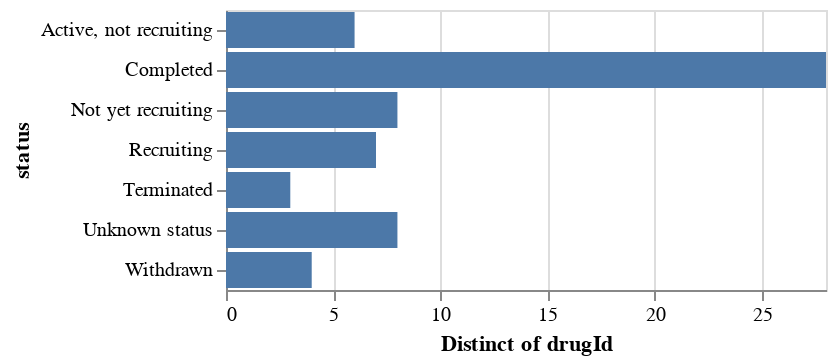

The code cell stored with this chart in its notebook:
### Markdown cell above
## Preview the data

For starters, an easy way to explore complex datasets like this is to explore seemingly obvious ones.

The data contains:
- row-by-row information for disease IgA glomerulonephritis (IgA nephropathy)

## Base Bar Chart

`status` column is relatively understandable, even if you don't come from biomedical background.

Let's start with plotting a count of different `status` counts.

### Code cell
import altair as alt

fig = (
    alt.Chart(df).mark_bar().encode(
        x="distinct(drugId):Q",
        y=alt.X("status:N")
    )
)

fig

### Figure 1 — Vega-Lite specification as saved in the notebook (floating-point values rounded to 4 significant figures)
{"config": {"view": {"continuousWidth": 300, "continuousHeight": 300}}, "data": {"name": "data-d8b010d8a623bfd2a3ba7a368b00fc84"}, "mark": {"type": "bar"}, "encoding": {"x": {"aggregate": "distinct", "field": "drugId", "type": "quantitative"}, "y": {"field": "status", "type": "nominal"}}, "$schema": "https://vega.github.io/schema/vega-lite/v5.15.1.json", "datasets": {"data-d8b010d8a623bfd2a3ba7a368b00fc84": [{"diseaseId": "EFO_0004194", "diseaseName": "IGA glomerulonephritis", "drugId": "CHEMBL429910", "drugName": "DAPAGLIFLOZIN", "type": "Small molecule", "mechanismOfAction": "Sodium/glucose cotransporter 2 inhibitor", "actionType": "Inhibitor", "symbol": "SLC5A2", "name": "solute carrier family 5 member 2", "phase": 4, "status": "Not yet recruiting", "source": "https://clinicaltrials.gov/ct2/show/NCT04662723"}, {"diseaseId": "EFO_0004194", "diseaseName": "IGA glomerulonephritis", "drugId": "CHEMBL1168", "drugName": "RAMIPRIL", "type": "Small molecule", "mechanismOfAction": "Angiotensin-converting enzyme inhibitor", "actionType": "Inhibitor", "symbol": "ACE", "name": "angiotensin I converting enzyme", "phase": 4, "status": "Not yet recruiting", "source": "https://clinicaltrials.gov/ct2/show/NCT04662723"}, {"diseaseId": "EFO_0004194", "diseaseName": "IGA glomerulonephritis", "drugId": "CHEMBL1535", "drugName": "HYDROXYCHLOROQUINE", "type": "Small molecule", "mechanismOfAction": "Toll-like receptor 7 antagonist", "actionType": "Antagonist", "symbol": "TLR7", "name": "toll like receptor 7", "phase": 4, "status": "Completed", "source": "https://clinicaltrials.gov/ct2/show/NCT02351752"}, {"diseaseId": "EFO_0004194", "diseaseName": "IGA glomerulonephritis", "drugId": "CHEMBL1639", "drugName": "ALISKIREN", "type": "Small molecule", "mechanismOfAction": "Renin inhibitor", "actionType": "Inhibitor", "symbol": "REN", "name": "renin", "phase": 4, "status": "Completed", "source": "https://clinicaltrials.gov/ct2/show/NCT00922311"}, {"diseaseId": "EFO_0004194", "diseaseName": "IGA glomerulonephritis", "drugId": "CHEMBL4594217", "drugName": "CANAGLIFLOZIN", "type": "Small molecule", "mechanismOfAction": "Sodium/glucose cotransporter 2 inhibitor", "actionType": "Inhibitor", "symbol": "SLC5A2", "name": "solute carrier family 5 member 2", "phase": 4, "status": "Not yet recruiting", "source": "https://clinicaltrials.gov/ct2/show/NCT04662723"}, {"diseaseId": "EFO_0004194", "diseaseName": "IGA glomerulonephritis", "drugId": "CHEMBL1535", "drugName": "HYDROXYCHLOROQUINE", "type": "Small molecule", "mechanismOfAction": "Toll-like receptor 9 antagonist", "actionType": "Antagonist", "symbol": "TLR9", "name": "toll like receptor 9", "phase": 4, "status": "Completed", "source": "https://clinicaltrials.gov/ct2/show/NCT02351752"}, {"diseaseId": "EFO_0004194", "diseaseName": "IGA glomerulonephritis", "drugId": "CHEMBL578", "drugName": "ENALAPRIL", "type": "Small molecule", "mechanismOfAction": "Angiotensin-converting enzyme inhibitor", "actionType": "Inhibitor", "symbol": "ACE", "name": "angiotensin I converting enzyme", "phase": 4, "status": "Completed", "source": "https://clinicaltrials.gov/ct2/show/NCT00367562"}, {"diseaseId": "EFO_0004194", "diseaseName": "IGA glomerulonephritis", "drugId": "CHEMBL1456", "drugName": "MYCOPHENOLATE MOFETIL", "type": "Small molecule", "mechanismOfAction": "Inosine-5'-monophosphate dehydrogenase (IMPDH) inhibitor", "actionType": "Inhibitor", "symbol": "IMPDH1", "name": "inosine monophosphate dehydrogenase 1", "phase": 4, "status": "Unknown status", "source": "https://clinicaltrials.gov/ct2/show/NCT02981212"}, {"diseaseId": "EFO_0004194", "diseaseName": "IGA glomerulonephritis", "drugId": "CHEMBL1069", "drugName": "VALSARTAN", "type": "Small molecule", "mechanismOfAction": "Type-1 angiotensin II receptor antagonist", "actionType": "Antagonist", "symbol": "AGTR1", "name": "angiotensin II receptor type 1", "phase": 4, "status": "Unknown status", "source": "https://clinicaltrials.gov/ct2/show/NCT02765594"}, {"diseaseId": "EFO_0004194", "diseaseName": "IGA glomerulonephritis", "drugId": "CHEMBL1690", "drugName": "HYDROXYCHLOROQUINE SULFATE", "type": "Small molecule", "mechanismOfAction": "Toll-like receptor 7 antagonist", "actionType": "Antagonist", "symbol": "TLR7", "name": "toll like receptor 7", "phase": 4, "status": "Completed", "source": "https://clinicaltrials.gov/ct2/show/NCT02351752"}, {"diseaseId": "EFO_0004194", "diseaseName": "IGA glomerulonephritis", "drugId": "CHEMBL1535", "drugName": "HYDROXYCHLOROQUINE", "type": "Small molecule", "mechanismOfAction": "Toll-like receptor 9 antagonist", "actionType": "Antagonist", "symbol": "TLR9", "name": "toll like receptor 9", "phase": 4, "status": "Unknown status", "source": "https://clinicaltrials.gov/ct2/show/NCT02765594"}, {"diseaseId": "EFO_0004194", "diseaseName": "IGA glomerulonephritis", "drugId": "CHEMBL608", "drugName": "PROBUCOL", "type": "Small molecule", "mechanismOfAction": "ATP-binding cassette sub-family A member 1 inhibitor", "actionType": "Inhibitor", "symbol": "ABCA1", "name": "ATP binding cassette subfamily A member 1", "phase": 4, "status": "Completed", "source": "https://clinicaltrials.gov/ct2/show/NCT00426348"}, {"diseaseId": "EFO_0004194", "diseaseName": "IGA glomerulonephritis", "drugId": "CHEMBL191", "drugName": "LOSARTAN", "type": "Small molecule", "mechanismOfAction": "Type-1 angiotensin II receptor antagonist", "actionType": "Antagonist", "symbol": "AGTR1", "name": "angiotensin II receptor type 1", "phase": 4, "status": "Unknown status", "source": "https://clinicaltrials.gov/ct2/show/NCT02231125"}, {"diseaseId": "EFO_0004194", "diseaseName": "IGA glomerulonephritis", "drugId": "CHEMBL635", "drugName": "PREDNISONE", "type": "Small molecule", "mechanismOfAction": "Glucocorticoid receptor agonist", "actionType": "Agonist", "symbol": "NR3C1", "name": "nuclear receptor subfamily 3 group C member 1", "phase": 4, "status": "Unknown status", "source": "https://clinicaltrials.gov/ct2/show/NCT01758120"}, {"diseaseId": "EFO_0004194", "diseaseName": "IGA glomerulonephritis", "drugId": "CHEMBL1690", "drugName": "HYDROXYCHLOROQUINE SULFATE", "type": "Small molecule", "mechanismOfAction": "Toll-like receptor 9 antagonist", "actionType": "Antagonist", "symbol": "TLR9", "name": "toll like receptor 9", "phase": 4, "status": "Unknown status", "source": "https://clinicaltrials.gov/ct2/show/NCT02765594"}, {"diseaseId": "EFO_0004194", "diseaseName": "IGA glomerulonephritis", "drugId": "CHEMBL1690", "drugName": "HYDROXYCHLOROQUINE SULFATE", "type": "Small molecule", "mechanismOfAction": "Toll-like receptor 9 antagonist", "actionType": "Antagonist", "symbol": "TLR9", "name": "toll like receptor 9", "phase": 4, "status": "Completed", "source": "https://clinicaltrials.gov/ct2/show/NCT02351752"}, {"diseaseId": "EFO_0004194", "diseaseName": "IGA glomerulonephritis", "drugId": "CHEMBL1201576", "drugName": "RITUXIMAB", "type": "Antibody", "mechanismOfAction": "B-lymphocyte antigen CD20 binding agent", "actionType": "Binding agent", "symbol": "MS4A1", "name": "membrane spanning 4-domains A1", "phase": 4, "status": "Recruiting", "source": "https://clinicaltrials.gov/ct2/show/NCT04525729"}, {"diseaseId": "EFO_0004194", "diseaseName": "IGA glomerulonephritis", "drugId": "CHEMBL1069", "drugName": "VALSARTAN", "type": "Small molecule", "mechanismOfAction": "Type-1 angiotensin II receptor antagonist", "actionType": "Antagonist", "symbol": "AGTR1", "name": "angiotensin II receptor type 1", "phase": 4, "status": "Completed", "source": "https://clinicaltrials.gov/ct2/show/NCT00367562,https://clinicaltrials.gov/ct2/show/NCT00426348"}, {"diseaseId": "EFO_0004194", "diseaseName": "IGA glomerulonephritis", "drugId": "CHEMBL1456", "drugName": "MYCOPHENOLATE MOFETIL", "type": "Small molecule", "mechanismOfAction": "Inosine-5'-monophosphate dehydrogenase (IMPDH) inhibitor", "actionType": "Inhibitor", "symbol": "IMPDH2", "name": "inosine monophosphate dehydrogenase 2", "phase": 4, "status": "Completed", "source": "https://clinicaltrials.gov/ct2/show/NCT00863252"}, {"diseaseId": "EFO_0004194", "diseaseName": "IGA glomerulonephritis", "drugId": "CHEMBL635", "drugName": "PREDNISONE", "type": "Small molecule", "mechanismOfAction": "Glucocorticoid receptor agonist", "actionType": "Agonist", "symbol": "NR3C1", "name": "nuclear receptor subfamily 3 group C member 1", "phase": 4, "status": "Active, not recruiting", "source": "https://clinicaltrials.gov/ct2/show/NCT03218852"}, {"diseaseId": "EFO_0004194", "diseaseName": "IGA glomerulonephritis", "drugId": "CHEMBL1456", "drugName": "MYCOPHENOLATE MOFETIL", "type": "Small molecule", "mechanismOfAction": "Inosine-5'-monophosphate dehydrogenase (IMPDH) inhibitor", "actionType": "Inhibitor", "symbol": "IMPDH2", "name": "inosine monophosphate dehydrogenase 2", "phase": 4, "status": "Unknown status", "source": "https://clinicaltrials.gov/ct2/show/NCT02981212"}, {"diseaseId": "EFO_0004194", "diseaseName": "IGA glomerulonephritis", "drugId": "CHEMBL1201576", "drugName": "RITUXIMAB", "type": "Antibody", "mechanismOfAction": "B-lymphocyte antigen CD20 binding agent", "actionType": "Binding agent", "symbol": "MS4A1", "name": "membrane spanning 4-domains A1", "phase": 4, "status": "Unknown status", "source": "https://clinicaltrials.gov/ct2/show/NCT02571842"}, {"diseaseId": "EFO_0004194", "diseaseName": "IGA glomerulonephritis", "drugId": "CHEMBL1690", "drugName": "HYDROXYCHLOROQUINE SULFATE", "type": "Small molecule", "mechanismOfAction": "Toll-like receptor 7 antagonist", "actionType": "Antagonist", "symbol": "TLR7", "name": "toll like receptor 7", "phase": 4, "status": "Unknown status", "source": "https://clinicaltrials.gov/ct2/show/NCT02765594"}, {"diseaseId": "EFO_0004194", "diseaseName": "IGA glomerulonephritis", "drugId": "CHEMBL1201081", "drugName": "METHYLPREDNISOLONE SODIUM SUCCINATE", "type": "Small molecule", "mechanismOfAction": "Glucocorticoid receptor agonist", "actionType": "Agonist", "symbol": "NR3C1", "name": "nuclear receptor subfamily 3 group C member 1", "phase": 4, "status": "Completed", "source": "https://clinicaltrials.gov/ct2/show/NCT00755859"}, {"diseaseId": "EFO_0004194", "diseaseName": "IGA glomerulonephritis", "drugId": "CHEMBL1237", "drugName": "LISINOPRIL", "type": "Small molecule", "mechanismOfAction": "Angiotensin-converting enzyme inhibitor", "actionType": "Inhibitor", "symbol": "ACE", "name": "angiotensin I converting enzyme", "phase": 4, "status": "Not yet recruiting", "source": "https://clinicaltrials.gov/ct2/show/NCT04662723"}, {"diseaseId": "EFO_0004194", "diseaseName": "IGA glomerulonephritis", "drugId": "CHEMBL1201265", "drugName": "METHYLPREDNISOLONE HEMISUCCINATE", "type": "Small molecule", "mechanismOfAction": "Glucocorticoid receptor agonist", "actionType": "Agonist", "symbol": "NR3C1", "name": "nuclear receptor subfamily 3 group C member 1", "phase": 4, "status": "Completed", "source": "https://clinicaltrials.gov/ct2/show/NCT00755859"}, {"diseaseId": "EFO_0004194", "diseaseName": "IGA glomerulonephritis", "drugId": "CHEMBL1535", "drugName": "HYDROXYCHLOROQUINE", "type": "Small molecule", "mechanismOfAction": "Toll-like receptor 7 antagonist", "actionType": "Antagonist", "symbol": "TLR7", "name": "toll like receptor 7", "phase": 4, "status": "Unknown status", "source": "https://clinicaltrials.gov/ct2/show/NCT02765594"}, {"diseaseId": "EFO_0004194", "diseaseName": "IGA glomerulonephritis", "drugId": "CHEMBL1201576", "drugName": "RITUXIMAB", "type": "Antibody", "mechanismOfAction": "B-lymphocyte antigen CD20 binding agent", "actionType": "Binding agent", "symbol": "MS4A1", "name": "membrane spanning 4-domains A1", "phase": 4, "status": "Completed", "source": "https://clinicaltrials.gov/ct2/show/NCT00498368"}, {"diseaseId": "EFO_0004194", "diseaseName": "IGA glomerulonephritis", "drugId": "CHEMBL1456", "drugName": "MYCOPHENOLATE MOFETIL", "type": "Small molecule", "mechanismOfAction": "Inosine-5'-monophosphate dehydrogenase (IMPDH) inhibitor", "actionType": "Inhibitor", "symbol": "IMPDH1", "name": "inosine monophosphate dehydrogenase 1", "phase": 4, "status": "Completed", "source": "https://clinicaltrials.gov/ct2/show/NCT00863252"}, {"diseaseId": "EFO_0004194", "diseaseName": "IGA glomerulonephritis", "drugId": "CHEMBL2048484", "drugName": "CANAGLIFLOZIN", "type": "Small molecule", "mechanismOfAction": "Sodium/glucose cotransporter 2 inhibitor", "actionType": "Inhibitor", "symbol": "SLC5A2", "name": "solute carrier family 5 member 2", "phase": 4, "status": "Not yet recruiting", "source": "https://clinicaltrials.gov/ct2/show/NCT04662723"}, {"diseaseId": "EFO_0004194", "diseaseName": "IGA glomerulonephritis", "drugId": "CHEMBL191", "drugName": "LOSARTAN", "type": "Small molecule", "mechanismOfAction": "Type-1 angiotensin II receptor antagonist", "actionType": "Antagonist", "symbol": "AGTR1", "name": "angiotensin II receptor type 1", "phase": 4, "status": "Completed", "source": "https://clinicaltrials.gov/ct2/show/NCT01115426"}, {"diseaseId": "EFO_0004194", "diseaseName": "IGA glomerulonephritis", "drugId": "CHEMBL2107830", "drugName": "EMPAGLIFLOZIN", "type": "Small molecule", "mechanismOfAction": "Sodium/glucose cotransporter 2 inhibitor", "actionType": "Inhibitor", "symbol": "SLC5A2", "name": "solute carrier family 5 member 2", "phase": 4, "status": "Not yet recruiting", "source": "https://clinicaltrials.gov/ct2/show/NCT04662723"}, {"diseaseId": "EFO_0004194", "diseaseName": "IGA glomerulonephritis", "drugId": "CHEMBL191", "drugName": "LOSARTAN", "type": "Small molecule", "mechanismOfAction": "Type-1 angiotensin II receptor antagonist", "actionType": "Antagonist", "symbol": "AGTR1", "name": "angiotensin II receptor type 1", "phase": 4, "status": "Not yet recruiting", "source": "https://clinicaltrials.gov/ct2/show/NCT04662723"}, {"diseaseId": "EFO_0004194", "diseaseName": "IGA glomerulonephritis", "drugId": "CHEMBL1168", "drugName": "RAMIPRIL", "type": "Small molecule", "mechanismOfAction": "Angiotensin-converting enzyme inhibitor", "actionType": "Inhibitor", "symbol": "ACE", "name": "angiotensin I converting enzyme", "phase": 4, "status": "Completed", "source": "https://clinicaltrials.gov/ct2/show/NCT01115426"}, {"diseaseId": "EFO_0004194", "diseaseName": "IGA glomerulonephritis", "drugId": "CHEMBL846", "drugName": "CALCITRIOL", "type": "Small molecule", "mechanismOfAction": "Vitamin D receptor agonist", "actionType": "Agonist", "symbol": "VDR", "name": "vitamin D receptor", "phase": 4, "status": "Completed", "source": "https://clinicaltrials.gov/ct2/show/NCT00319761"}, {"diseaseId": "EFO_0004194", "diseaseName": "IGA glomerulonephritis", "drugId": "CHEMBL1542", "drugName": "AZATHIOPRINE", "type": "Small molecule", "mechanismOfAction": "Amidophosphoribosyltransferase inhibitor", "actionType": "Inhibitor", "symbol": "PPAT", "name": "phosphoribosyl pyrophosphate amidotransferase", "phase": 4, "status": "Completed", "source": "https://clinicaltrials.gov/ct2/show/NCT00755859"}, {"diseaseId": "EFO_0004194", "diseaseName": "IGA glomerulonephritis", "drugId": "CHEMBL1639", "drugName": "ALISKIREN", "type": "Small molecule", "mechanismOfAction": "Renin inhibitor", "actionType": "Inhibitor", "symbol": "REN", "name": "renin", "phase": 3, "status": "Completed", "source": "https://clinicaltrials.gov/ct2/show/NCT00870493"}, {"diseaseId": "EFO_0004194", "diseaseName": "IGA glomerulonephritis", "drugId": "CHEMBL1456", "drugName": "MYCOPHENOLATE MOFETIL", "type": "Small molecule", "mechanismOfAction": "Inosine-5'-monophosphate dehydrogenase (IMPDH) inhibitor", "actionType": "Inhibitor", "symbol": "IMPDH2", "name": "inosine monophosphate dehydrogenase 2", "phase": 3, "status": "Terminated", "source": "https://clinicaltrials.gov/ct2/show/NCT00318474"}, {"diseaseId": "EFO_0004194", "diseaseName": "IGA glomerulonephritis", "drugId": "CHEMBL191", "drugName": "LOSARTAN", "type": "Small molecule", "mechanismOfAction": "Type-1 angiotensin II receptor antagonist", "actionType": "Antagonist", "symbol": "AGTR1", "name": "angiotensin II receptor type 1", "phase": 3, "status": "Not yet recruiting", "source": "https://clinicaltrials.gov/ct2/show/NCT03357653"}, {"diseaseId": "EFO_0004194", "diseaseName": "IGA glomerulonephritis", "drugId": "CHEMBL9194", "drugName": "ATRASENTAN", "type": "Small molecule", "mechanismOfAction": "Endothelin receptor ET-A antagonist", "actionType": "Antagonist", "symbol": "EDNRA", "name": "endothelin receptor type A", "phase": 3, "status": "Recruiting", "source": "https://clinicaltrials.gov/ct2/show/NCT04573478"}, {"diseaseId": "EFO_0004194", "diseaseName": "IGA glomerulonephritis", "drugId": "CHEMBL4298195", "drugName": "NARSOPLIMAB", "type": "Antibody", "mechanismOfAction": "Mannan-binding lectin serine protease 2 inhibitor", "actionType": "Inhibitor", "symbol": "MASP2", "name": "MBL associated serine protease 2", "phase": 3, "status": "Recruiting", "source": "https://clinicaltrials.gov/ct2/show/NCT03608033"}, {"diseaseId": "EFO_0004194", "diseaseName": "IGA glomerulonephritis", "drugId": "CHEMBL1456", "drugName": "MYCOPHENOLATE MOFETIL", "type": "Small molecule", "mechanismOfAction": "Inosine-5'-monophosphate dehydrogenase (IMPDH) inhibitor", "actionType": "Inhibitor", "symbol": "IMPDH1", "name": "inosine monophosphate dehydrogenase 1", "phase": 3, "status": "Unknown status", "source": "https://clinicaltrials.gov/ct2/show/NCT02187900"}, {"diseaseId": "EFO_0004194", "diseaseName": "IGA glomerulonephritis", "drugId": "CHEMBL4594448", "drugName": "IPTACOPAN", "type": "Small molecule", "mechanismOfAction": "Complement factor B inhibitor", "actionType": "Inhibitor", "symbol": "CFB", "name": "complement factor B", "phase": 3, "status": "Recruiting", "source": "https://clinicaltrials.gov/ct2/show/NCT04578834,https://clinicaltrials.gov/ct2/show/NCT04557462"}, {"diseaseId": "EFO_0004194", "diseaseName": "IGA glomerulonephritis", "drugId": "CHEMBL131", "drugName": "PREDNISOLONE", "type": "Small molecule", "mechanismOfAction": "Glucocorticoid receptor agonist", "actionType": "Agonist", "symbol": "NR3C1", "name": "nuclear receptor subfamily 3 group C member 1", "phase": 3, "status": "Completed", "source": "https://clinicaltrials.gov/ct2/show/NCT00554502"}, {"diseaseId": "EFO_0004194", "diseaseName": "IGA glomerulonephritis", "drugId": "CHEMBL1201081", "drugName": "METHYLPREDNISOLONE SODIUM SUCCINATE", "type": "Small molecule", "mechanismOfAction": "Glucocorticoid receptor agonist", "actionType": "Agonist", "symbol": "NR3C1", "name": "nuclear receptor subfamily 3 group C member 1", "phase": 3, "status": "Completed", "source": "https://clinicaltrials.gov/ct2/show/NCT00657059"}, {"diseaseId": "EFO_0004194", "diseaseName": "IGA glomerulonephritis", "drugId": "CHEMBL635", "drugName": "PREDNISONE", "type": "Small molecule", "mechanismOfAction": "Glucocorticoid receptor agonist", "actionType": "Agonist", "symbol": "NR3C1", "name": "nuclear receptor subfamily 3 group C member 1", "phase": 3, "status": "Completed", "source": "https://clinicaltrials.gov/ct2/show/NCT00657059,https://clinicaltrials.gov/ct2/show/NCT01392833"}, {"diseaseId": "EFO_0004194", "diseaseName": "IGA glomerulonephritis", "drugId": "CHEMBL1456", "drugName": "MYCOPHENOLATE MOFETIL", "type": "Small molecule", "mechanismOfAction": "Inosine-5'-monophosphate dehydrogenase (IMPDH) inhibitor", "actionType": "Inhibitor", "symbol": "IMPDH2", "name": "inosine monophosphate dehydrogenase 2", "phase": 3, "status": "Completed", "source": "https://clinicaltrials.gov/ct2/show/NCT00657059"}, {"diseaseId": "EFO_0004194", "diseaseName": "IGA glomerulonephritis", "drugId": "CHEMBL131", "drugName": "PREDNISOLONE", "type": "Small molecule", "mechanismOfAction": "Glucocorticoid receptor agonist", "actionType": "Agonist", "symbol": "NR3C1", "name": "nuclear receptor subfamily 3 group C member 1", "phase": 3, "status": "Not yet recruiting", "source": "https://clinicaltrials.gov/ct2/show/NCT05510323"}, {"diseaseId": "EFO_0004194", "diseaseName": "IGA glomerulonephritis", "drugId": "CHEMBL2107877", "drugName": "BLISIBIMOD", "type": "Protein", "mechanismOfAction": "Tumor necrosis factor ligand superfamily member 13B inhibitor", "actionType": "Inhibitor", "symbol": "TNFSF13B", "name": "TNF superfamily member 13b", "phase": 3, "status": "Withdrawn", "source": "https://clinicaltrials.gov/ct2/show/NCT02052219"}, {"diseaseId": "EFO_0004194", "diseaseName": "IGA glomerulonephritis", "drugId": "CHEMBL1513", "drugName": "IRBESARTAN", "type": "Small molecule", "mechanismOfAction": "Type-1 angiotensin II receptor antagonist", "actionType": "Antagonist", "symbol": "AGTR1", "name": "angiotensin II receptor type 1", "phase": 3, "status": "Completed", "source": "https://clinicaltrials.gov/ct2/show/NCT00657059"}, {"diseaseId": "EFO_0004194", "diseaseName": "IGA glomerulonephritis", "drugId": "CHEMBL1456", "drugName": "MYCOPHENOLATE MOFETIL", "type": "Small molecule", "mechanismOfAction": "Inosine-5'-monophosphate dehydrogenase (IMPDH) inhibitor", "actionType": "Inhibitor", "symbol": "IMPDH1", "name": "inosine monophosphate dehydrogenase 1", "phase": 3, "status": "Completed", "source": "https://clinicaltrials.gov/ct2/show/NCT00657059"}, {"diseaseId": "EFO_0004194", "diseaseName": "IGA glomerulonephritis", "drugId": "CHEMBL650", "drugName": "METHYLPREDNISOLONE", "type": "Small molecule", "mechanismOfAction": "Glucocorticoid receptor agonist", "actionType": "Agonist", "symbol": "NR3C1", "name": "nuclear receptor subfamily 3 group C member 1", "phase": 3, "status": "Completed", "source": "https://clinicaltrials.gov/ct2/show/NCT01392833,https://clinicaltrials.gov/ct2/show/NCT00657059,https://clinicaltrials.gov/ct2/show/NCT00554502"}, {"diseaseId": "EFO_0004194", "diseaseName": "IGA glomerulonephritis", "drugId": "CHEMBL1513", "drugName": "IRBESARTAN", "type": "Small molecule", "mechanismOfAction": "Type-1 angiotensin II receptor antagonist", "actionType": "Antagonist", "symbol": "AGTR1", "name": "angiotensin II receptor type 1", "phase": 3, "status": "Active, not recruiting", "source": "https://clinicaltrials.gov/ct2/show/NCT03762850"}, {"diseaseId": "EFO_0004194", "diseaseName": "IGA glomerulonephritis", "drugId": "CHEMBL1201265", "drugName": "METHYLPREDNISOLONE HEMISUCCINATE", "type": "Small molecule", "mechanismOfAction": "Glucocorticoid receptor agonist", "actionType": "Agonist", "symbol": "NR3C1", "name": "nuclear receptor subfamily 3 group C member 1", "phase": 3, "status": "Completed", "source": "https://clinicaltrials.gov/ct2/show/NCT00657059"}, {"diseaseId": "EFO_0004194", "diseaseName": "IGA glomerulonephritis", "drugId": "CHEMBL539423", "drugName": "SPARSENTAN", "type": "Small molecule", "mechanismOfAction": "Endothelin receptor ET-A antagonist", "actionType": "Antagonist", "symbol": "EDNRA", "name": "endothelin receptor type A", "phase": 3, "status": "Active, not recruiting", "source": "https://clinicaltrials.gov/ct2/show/NCT03762850"}, {"diseaseId": "EFO_0004194", "diseaseName": "IGA glomerulonephritis", "drugId": "CHEMBL1542", "drugName": "AZATHIOPRINE", "type": "Small molecule", "mechanismOfAction": "Amidophosphoribosyltransferase inhibitor", "actionType": "Inhibitor", "symbol": "PPAT", "name": "phosphoribosyl pyrophosphate amidotransferase", "phase": 3, "status": "Completed", "source": "https://clinicaltrials.gov/ct2/show/NCT00554502,https://clinicaltrials.gov/ct2/show/NCT01392833"}, {"diseaseId": "EFO_0004194", "diseaseName": "IGA glomerulonephritis", "drugId": "CHEMBL191", "drugName": "LOSARTAN", "type": "Small molecule", "mechanismOfAction": "Type-1 angiotensin II receptor antagonist", "actionType": "Antagonist", "symbol": "AGTR1", "name": "angiotensin II receptor type 1", "phase": 3, "status": "Completed", "source": "https://clinicaltrials.gov/ct2/show/NCT02232776"}, {"diseaseId": "EFO_0004194", "diseaseName": "IGA glomerulonephritis", "drugId": "CHEMBL539423", "drugName": "SPARSENTAN", "type": "Small molecule", "mechanismOfAction": "Type-1 angiotensin II receptor antagonist", "actionType": "Antagonist", "symbol": "AGTR1", "name": "angiotensin II receptor type 1", "phase": 3, "status": "Active, not recruiting", "source": "https://clinicaltrials.gov/ct2/show/NCT03762850"}, {"diseaseId": "EFO_0004194", "diseaseName": "IGA glomerulonephritis", "drugId": "CHEMBL1456", "drugName": "MYCOPHENOLATE MOFETIL", "type": "Small molecule", "mechanismOfAction": "Inosine-5'-monophosphate dehydrogenase (IMPDH) inhibitor", "actionType": "Inhibitor", "symbol": "IMPDH1", "name": "inosine monophosphate dehydrogenase 1", "phase": 3, "status": "Terminated", "source": "https://clinicaltrials.gov/ct2/show/NCT00318474"}, {"diseaseId": "EFO_0004194", "diseaseName": "IGA glomerulonephritis", "drugId": "CHEMBL1200622", "drugName": "PARICALCITOL", "type": "Small molecule", "mechanismOfAction": "Vitamin D receptor agonist", "actionType": "Agonist", "symbol": "VDR", "name": "vitamin D receptor", "phase": 3, "status": "Withdrawn", "source": "https://clinicaltrials.gov/ct2/show/NCT00599963"}, {"diseaseId": "EFO_0004194", "diseaseName": "IGA glomerulonephritis", "drugId": "CHEMBL1456", "drugName": "MYCOPHENOLATE MOFETIL", "type": "Small molecule", "mechanismOfAction": "Inosine-5'-monophosphate dehydrogenase (IMPDH) inhibitor", "actionType": "Inhibitor", "symbol": "IMPDH2", "name": "inosine monophosphate dehydrogenase 2", "phase": 3, "status": "Unknown status", "source": "https://clinicaltrials.gov/ct2/show/NCT02187900"}, {"diseaseId": "EFO_0004194", "diseaseName": "IGA glomerulonephritis", "drugId": "CHEMBL650", "drugName": "METHYLPREDNISOLONE", "type": "Small molecule", "mechanismOfAction": "Glucocorticoid receptor agonist", "actionType": "Agonist", "symbol": "NR3C1", "name": "nuclear receptor subfamily 3 group C member 1", "phase": 3, "status": "Recruiting", "source": "https://clinicaltrials.gov/ct2/show/NCT04833374"}, {"diseaseId": "EFO_0004194", "diseaseName": "IGA glomerulonephritis", "drugId": "CHEMBL2107877", "drugName": "BLISIBIMOD", "type": "Protein", "mechanismOfAction": "Tumor necrosis factor ligand superfamily member 13B inhibitor", "actionType": "Inhibitor", "symbol": "TNFSF13B", "name": "TNF superfamily member 13b", "phase": 2, "status": "Completed", "source": "https://clinicaltrials.gov/ct2/show/NCT02062684"}, {"diseaseId": "EFO_0004194", "diseaseName": "IGA glomerulonephritis", "drugId": "CHEMBL1742986", "drugName": "ATACICEPT", "type": "Protein", "mechanismOfAction": "Tumor necrosis factor ligand superfamily member 13B inhibitor", "actionType": "Inhibitor", "symbol": "TNFSF13B", "name": "TNF superfamily member 13b", "phase": 2, "status": "Active, not recruiting", "source": "https://clinicaltrials.gov/ct2/show/NCT04716231"}, {"diseaseId": "EFO_0004194", "diseaseName": "IGA glomerulonephritis", "drugId": "CHEMBL1742986", "drugName": "ATACICEPT", "type": "Protein", "mechanismOfAction": "Tumor necrosis factor ligand superfamily member 13B inhibitor", "actionType": "Inhibitor", "symbol": "TNFSF13B", "name": "TNF superfamily member 13b", "phase": 2, "status": "Terminated", "source": "https://clinicaltrials.gov/ct2/show/NCT02808429"}, {"diseaseId": "EFO_0004194", "diseaseName": "IGA glomerulonephritis", "drugId": "CHEMBL4594448", "drugName": "IPTACOPAN", "type": "Small molecule", "mechanismOfAction": "Complement factor B inhibitor", "actionType": "Inhibitor", "symbol": "CFB", "name": "complement factor B", "phase": 2, "status": "Completed", "source": "https://clinicaltrials.gov/ct2/show/NCT03373461"}, {"diseaseId": "EFO_0004194", "diseaseName": "IGA glomerulonephritis", "drugId": "CHEMBL635", "drugName": "PREDNISONE", "type": "Small molecule", "mechanismOfAction": "Glucocorticoid receptor agonist", "actionType": "Agonist", "symbol": "NR3C1", "name": "nuclear receptor subfamily 3 group C member 1", "phase": 2, "status": "Completed", "source": "https://clinicaltrials.gov/ct2/show/NCT00004448"}, {"diseaseId": "EFO_0004194", "diseaseName": "IGA glomerulonephritis", "drugId": "CHEMBL1742986", "drugName": "ATACICEPT", "type": "Protein", "mechanismOfAction": "Tumor necrosis factor ligand superfamily member 13 inhibitor", "actionType": "Inhibitor", "symbol": "TNFSF13", "name": "TNF superfamily member 13", "phase": 2, "status": "Terminated", "source": "https://clinicaltrials.gov/ct2/show/NCT02808429"}, {"diseaseId": "EFO_0004194", "diseaseName": "IGA glomerulonephritis", "drugId": "CHEMBL393220", "drugName": "ATORVASTATIN CALCIUM", "type": "Small molecule", "mechanismOfAction": "HMG-CoA reductase inhibitor", "actionType": "Inhibitor", "symbol": "HMGCR", "name": "3-hydroxy-3-methylglutaryl-CoA reductase", "phase": 2, "status": "Completed", "source": "https://clinicaltrials.gov/ct2/show/NCT00396721"}, {"diseaseId": "EFO_0004194", "diseaseName": "IGA glomerulonephritis", "drugId": "CHEMBL131", "drugName": "PREDNISOLONE", "type": "Small molecule", "mechanismOfAction": "Glucocorticoid receptor agonist", "actionType": "Agonist", "symbol": "NR3C1", "name": "nuclear receptor subfamily 3 group C member 1", "phase": 2, "status": "Unknown status", "source": "https://clinicaltrials.gov/ct2/show/NCT02662283"}, {"diseaseId": "EFO_0004194", "diseaseName": "IGA glomerulonephritis", "drugId": "CHEMBL4594462", "drugName": "BATIRAXCEPT", "type": "Protein", "mechanismOfAction": "Growth arrest-specific protein 6 inhibitor", "actionType": "Inhibitor", "symbol": "GAS6", "name": "growth arrest specific 6", "phase": 2, "status": "Terminated", "source": "https://clinicaltrials.gov/ct2/show/NCT04042623"}, {"diseaseId": "EFO_0004194", "diseaseName": "IGA glomerulonephritis", "drugId": "CHEMBL413", "drugName": "SIROLIMUS", "type": "Small molecule", "mechanismOfAction": "FK506-binding protein 1A inhibitor", "actionType": "Inhibitor", "symbol": "FKBP1A", "name": "FKBP prolyl isomerase 1A", "phase": 2, "status": "Completed", "source": "https://clinicaltrials.gov/ct2/show/NCT00396721"}, {"diseaseId": "EFO_0004194", "diseaseName": "IGA glomerulonephritis", "drugId": "CHEMBL2103830", "drugName": "FOSTAMATINIB", "type": "Small molecule", "mechanismOfAction": "Tyrosine-protein kinase SYK inhibitor", "actionType": "Inhibitor", "symbol": "SYK", "name": "spleen associated tyrosine kinase", "phase": 2, "status": "Withdrawn", "source": "https://clinicaltrials.gov/ct2/show/NCT02433236"}, {"diseaseId": "EFO_0004194", "diseaseName": "IGA glomerulonephritis", "drugId": "CHEMBL269732", "drugName": "TACROLIMUS", "type": "Small molecule", "mechanismOfAction": "FK506-binding protein 1A inhibitor", "actionType": "Inhibitor", "symbol": "FKBP1A", "name": "FKBP prolyl isomerase 1A", "phase": 2, "status": "Completed", "source": "https://clinicaltrials.gov/ct2/show/NCT01224028"}, {"diseaseId": "EFO_0004194", "diseaseName": "IGA glomerulonephritis", "drugId": "CHEMBL4594460", "drugName": "AT-1501", "type": "Unknown", "mechanismOfAction": "CD40 ligand inhibitor", "actionType": "Inhibitor", "symbol": "CD40LG", "name": "CD40 ligand", "phase": 2, "status": "Recruiting", "source": "https://clinicaltrials.gov/ct2/show/NCT05125068"}, {"diseaseId": "EFO_0004194", "diseaseName": "IGA glomerulonephritis", "drugId": "CHEMBL1742986", "drugName": "ATACICEPT", "type": "Protein", "mechanismOfAction": "Tumor necrosis factor ligand superfamily member 13 inhibitor", "actionType": "Inhibitor", "symbol": "TNFSF13", "name": "TNF superfamily member 13", "phase": 2, "status": "Active, not recruiting", "source": "https://clinicaltrials.gov/ct2/show/NCT04716231"}, {"diseaseId": "EFO_0004194", "diseaseName": "IGA glomerulonephritis", "drugId": "CHEMBL4594614", "drugName": "SIBEPRENLIMAB", "type": "Antibody", "mechanismOfAction": "Tumor necrosis factor ligand superfamily member 13 inhibitor", "actionType": "Inhibitor", "symbol": "TNFSF13", "name": "TNF superfamily member 13", "phase": 2, "status": "Active, not recruiting", "source": "https://clinicaltrials.gov/ct2/show/NCT04287985"}, {"diseaseId": "EFO_0004194", "diseaseName": "IGA glomerulonephritis", "drugId": "CHEMBL4594579", "drugName": "FELZARTAMAB", "type": "Antibody", "mechanismOfAction": "Lymphocyte differentiation antigen CD38 inhibitor", "actionType": "Inhibitor", "symbol": "CD38", "name": "CD38 molecule", "phase": 2, "status": "Recruiting", "source": "https://clinicaltrials.gov/ct2/show/NCT05065970"}, {"diseaseId": "EFO_0004194", "diseaseName": "IGA glomerulonephritis", "drugId": "CHEMBL1487", "drugName": "ATORVASTATIN", "type": "Small molecule", "mechanismOfAction": "HMG-CoA reductase inhibitor", "actionType": "Inhibitor", "symbol": "HMGCR", "name": "3-hydroxy-3-methylglutaryl-CoA reductase", "phase": 2, "status": "Completed", "source": "https://clinicaltrials.gov/ct2/show/NCT00396721"}, {"diseaseId": "EFO_0004194", "diseaseName": "IGA glomerulonephritis", "drugId": "CHEMBL3989871", "drugName": "AVACOPAN", "type": "Small molecule", "mechanismOfAction": "C5a anaphylatoxin chemotactic receptor antagonist", "actionType": "Antagonist", "symbol": "C5AR1", "name": "complement C5a receptor 1", "phase": 2, "status": "Completed", "source": "https://clinicaltrials.gov/ct2/show/NCT02384317"}, {"diseaseId": "EFO_0004194", "diseaseName": "IGA glomerulonephritis", "drugId": "CHEMBL1370", "drugName": "BUDESONIDE", "type": "Small molecule", "mechanismOfAction": "Glucocorticoid receptor agonist", "actionType": "Agonist", "symbol": "NR3C1", "name": "nuclear receptor subfamily 3 group C member 1", "phase": 2, "status": "Completed", "source": "https://clinicaltrials.gov/ct2/show/NCT00767221"}, {"diseaseId": "EFO_0004194", "diseaseName": "IGA glomerulonephritis", "drugId": "CHEMBL2103830", "drugName": "FOSTAMATINIB", "type": "Small molecule", "mechanismOfAction": "Tyrosine-protein kinase SYK inhibitor", "actionType": "Inhibitor", "symbol": "SYK", "name": "spleen associated tyrosine kinase", "phase": 2, "status": "Completed", "source": "https://clinicaltrials.gov/ct2/show/NCT02112838"}, {"diseaseId": "EFO_0004194", "diseaseName": "IGA glomerulonephritis", "drugId": "CHEMBL578", "drugName": "ENALAPRIL", "type": "Small molecule", "mechanismOfAction": "Angiotensin-converting enzyme inhibitor", "actionType": "Inhibitor", "symbol": "ACE", "name": "angiotensin I converting enzyme", "phase": 2, "status": "Completed", "source": "https://clinicaltrials.gov/ct2/show/NCT00396721"}, {"diseaseId": "EFO_0004194", "diseaseName": "IGA glomerulonephritis", "drugId": "CHEMBL3989516", "drugName": "FOSTAMATINIB DISODIUM", "type": "Small molecule", "mechanismOfAction": "Tyrosine-protein kinase SYK inhibitor", "actionType": "Inhibitor", "symbol": "SYK", "name": "spleen associated tyrosine kinase", "phase": 2, "status": "Withdrawn", "source": "https://clinicaltrials.gov/ct2/show/NCT02433236"}, {"diseaseId": "EFO_0004194", "diseaseName": "IGA glomerulonephritis", "drugId": "CHEMBL4297722", "drugName": "CEMDISIRAN", "type": "Oligonucleotide", "mechanismOfAction": "Complement C5 mRNA RNAi inhibitor", "actionType": "Rnai inhibitor", "symbol": "C5", "name": "complement C5", "phase": 2, "status": "Active, not recruiting", "source": "https://clinicaltrials.gov/ct2/show/NCT03841448"}, {"diseaseId": "EFO_0004194", "diseaseName": "IGA glomerulonephritis", "drugId": "CHEMBL4594614", "drugName": "SIBEPRENLIMAB", "type": "Antibody", "mechanismOfAction": "Tumor necrosis factor ligand superfamily member 13 inhibitor", "actionType": "Inhibitor", "symbol": "TNFSF13", "name": "TNF superfamily member 13", "phase": 1, "status": "Completed", "source": "https://clinicaltrials.gov/ct2/show/NCT03719443"}]}}
